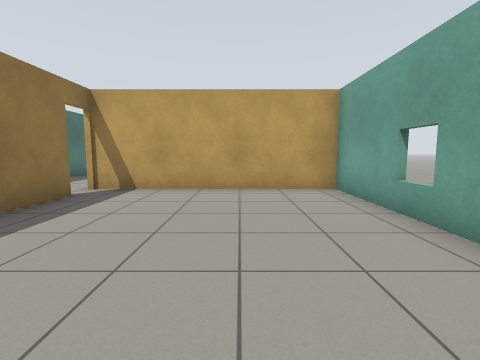
View 1 (above)

14 first-person views from a walk through a world built for the Gazebo simulator. The camera is 0.94 m above the floor, tilts 6° down and sees 85° across. The floor is counted in squares, 1 m on a side. Each view is taken from the middle of a square. On the plan, view 1 faces up. The plan holds only what a view shows up to about 11 squares ahead; the rest is blank.

View 2
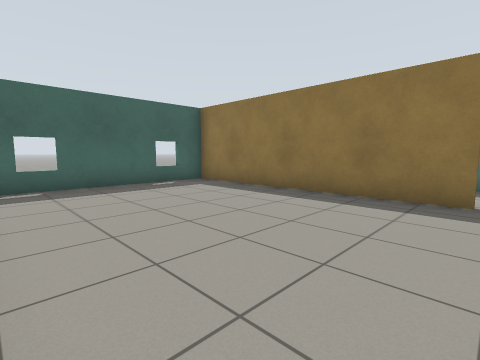

View 3
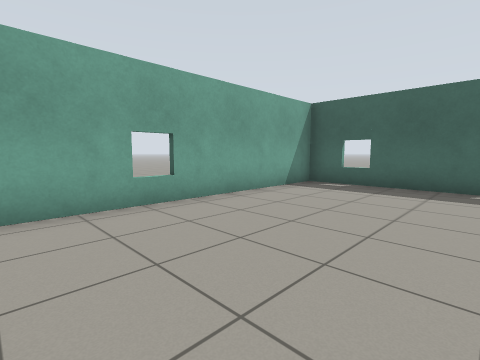

View 4
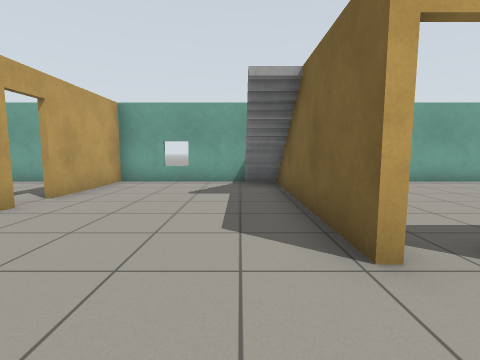

View 5
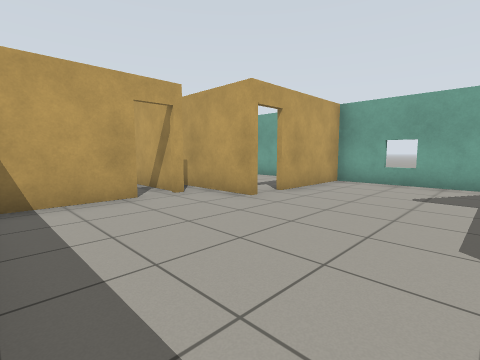

View 6
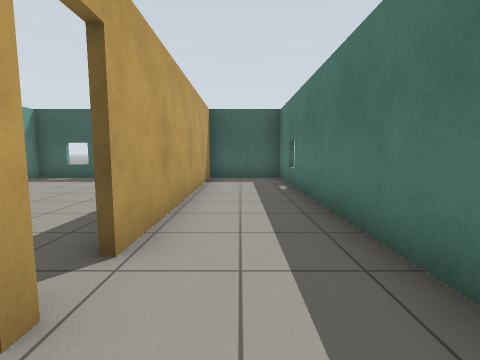

View 7
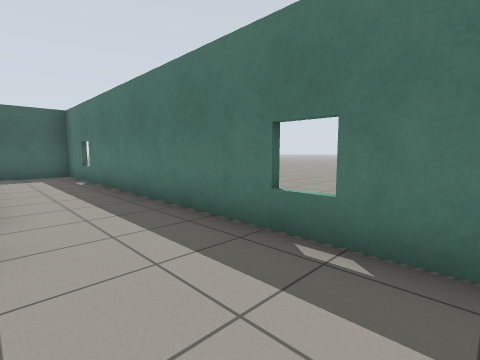

View 8
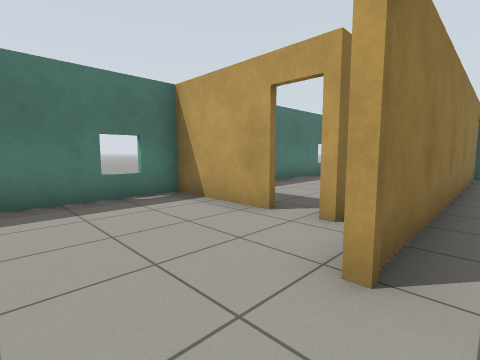

View 9
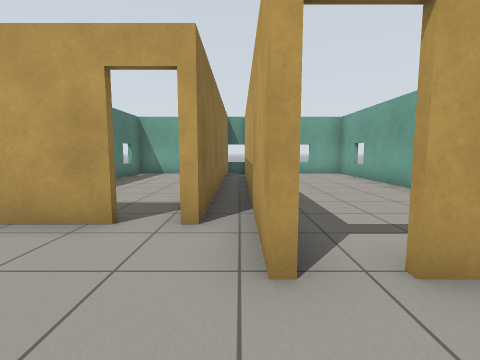

View 10
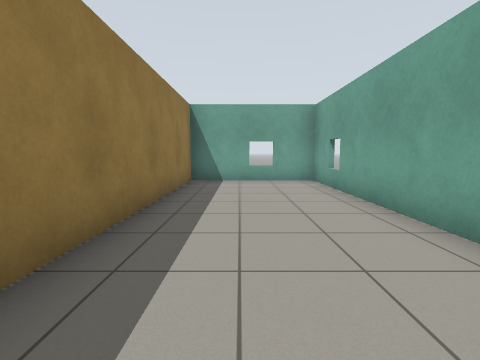

View 11
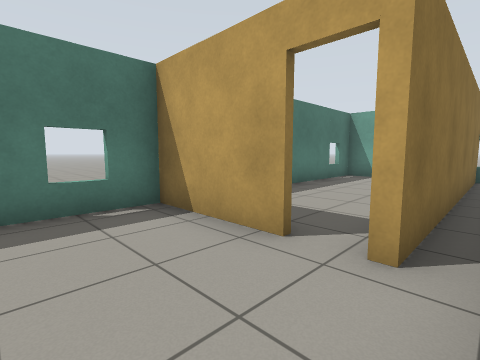

View 12
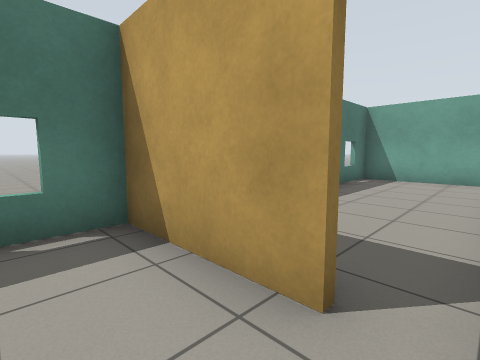

View 13
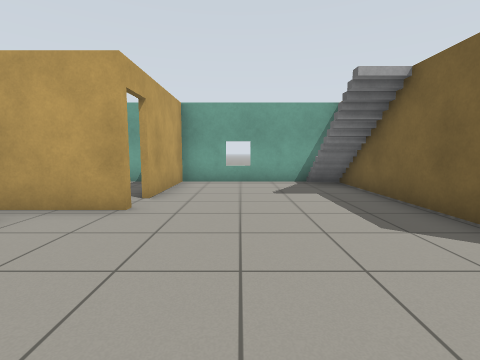

View 14
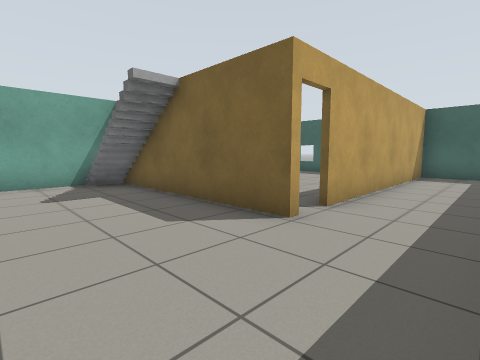

### Floor plan
Ten units are one square. View 1 is at (0, 0); x grows to the right and y downward. Boxes are objects, and circles mark ways between rooms. Rooms are numbered by the first view taken in them; rooms with no view inside come last. Other rooms are left out.
<svg viewBox="-70 -223 100 245">
<path fill="none" stroke="#000" d="M5 -69 15 -69M-37 -58 -37 17 25 17 25 -67 -39 -67M-40 -69 5 -69M-18 -117 -18 -192M15 -69 25 -69 25 -119 -7 -119M-36 -134 -65 -134 -65 17 -39 17 -39 -58M25 -131 25 -217 -25 -217 -25 -133M-16 -218 -16 -118M-34 -217 -65 -217 -65 -171M-27 -132 -27 -158"/>
<rect x="-5" y="-85" width="30" height="20" fill="#bbb"><title>stairs</title></rect>
<circle cx="-40" cy="-60" r="3" fill="#2a7"/>
<circle cx="-10" cy="-120" r="3" fill="#2a7"/>
<circle cx="-33" cy="-137" r="3" fill="#2a7"/>
<text x="0" y="-30">1</text>
<text x="-30" y="-80">2</text>
<text x="0" y="-170">3</text>
<text x="-50" y="-180">4</text>
</svg>
Room 1 opens to room 2. Room 2 opens to room 3. Room 2 opens to room 4.

Where each view was taken, in squares from view 1:
view 1: 0 up, 0 right, facing up
view 2: 6 up, 2 right, facing down-left
view 3: 6 up, 2 left, facing down-right
view 4: 8 up, 6 left, facing right
view 5: 8 up, 6 left, facing up-right
view 6: 8 up, 5 left, facing down
view 7: 10 up, 4 left, facing down-left
view 8: 10 up, 1 left, facing up-left
view 9: 10 up, 2 left, facing up
view 10: 13 up, 0 right, facing up
view 11: 11 up, 2 left, facing up-left
view 12: 12 up, 3 left, facing up-left
view 13: 10 up, 6 left, facing right
view 14: 10 up, 6 left, facing down-right
